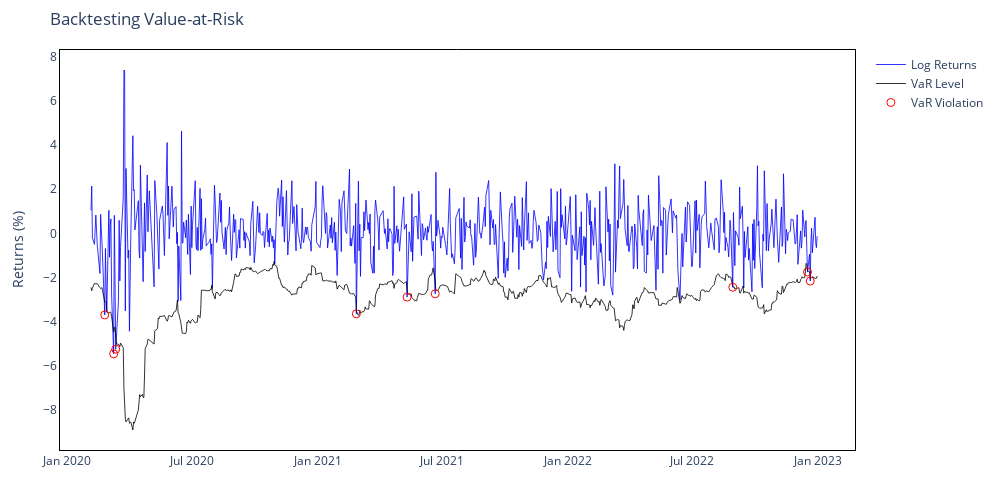
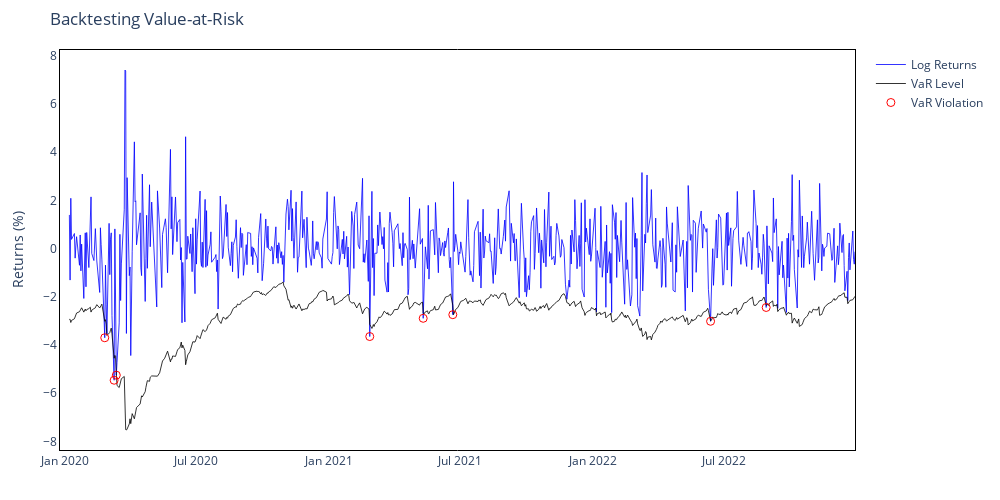

Notebook source saved alongside these figures, in order:
### Markdown cell above
#### Check log returns vs returns in the formulas, check graphs and why I get M on the volatility graphs... Interactive box in the viz is a bit redundant...

NOTE: all other formulas work with log returns, to make them comparable likely log returns are needed here as well...

Here we use % change as returns, also in portfolio VaR methods (double check that).

### Code cell
# Just call the function on either result:
fig_ma = IP.interactive_plot_var(result_ma)
fig_ma.show()

# Or for RiskMetrics:
fig_rm = IP.interactive_plot_var(result_rm)
fig_rm.show()

### Figure 1 — Plotly figure (JSON) as saved in the notebook; plotly's stock layout.template omitted (floating-point values rounded to 4 significant figures; data arrays with more than 128 entries replaced by an {"elided": "..."} marker saying what was removed)
{"data": [{"hovertemplate": "Date: %{x}<br>Return: %{y:.2f}%", "line": {"color": "blue", "width": 0.8}, "mode": "lines", "name": "Log Returns", "type": "scatter", "x": {"elided": "674 str values"}, "y": {"elided": "674 float values"}}, {"customdata": {"elided": "674 float values"}, "hovertemplate": "Date: %{x}<br>VaR: %{customdata:.2f}%", "line": {"color": "black", "width": 0.8}, "mode": "lines", "name": "VaR Level", "type": "scatter", "x": {"elided": "674 str values"}, "y": {"elided": "674 float values"}}, {"hovertemplate": "Date: %{x}<br>Return: %{y:.2f}%", "marker": {"color": "red", "size": 8, "symbol": "circle-open"}, "mode": "markers", "name": "VaR Violation", "type": "scatter", "x": ["2020-02-25T00:00:00", "2020-03-09T00:00:00", "2020-03-12T00:00:00", "2021-02-26T00:00:00", "2021-05-11T00:00:00", "2021-06-21T00:00:00", "2022-08-29T00:00:00", "2022-12-16T00:00:00", "2022-12-20T00:00:00"], "y": [-3.701, -5.463, -5.254, -3.651, -2.894, -2.744, -2.446, -1.755, -2.165]}], "layout": {"height": 500, "hovermode": "x unified", "margin": {"b": 50, "l": 60, "r": 60, "t": 50}, "paper_bgcolor": "white", "plot_bgcolor": "white", "title": {"text": "Backtesting Value-at-Risk"}, "width": 1000, "xaxis": {"linecolor": "black", "linewidth": 1, "mirror": true, "showline": true}, "yaxis": {"linecolor": "black", "linewidth": 1, "mirror": true, "showline": true, "title": {"text": "Returns (%)"}}}}

### Figure 2 — Plotly figure (JSON) as saved in the notebook; plotly's stock layout.template omitted (floating-point values rounded to 4 significant figures; data arrays with more than 128 entries replaced by an {"elided": "..."} marker saying what was removed)
{"data": [{"hovertemplate": "Date: %{x}<br>Return: %{y:.2f}%", "line": {"color": "blue", "width": 0.8}, "mode": "lines", "name": "Log Returns", "type": "scatter", "x": {"elided": "693 str values"}, "y": {"elided": "693 float values"}}, {"customdata": {"elided": "693 float values"}, "hovertemplate": "Date: %{x}<br>VaR: %{customdata:.2f}%", "line": {"color": "black", "width": 0.8}, "mode": "lines", "name": "VaR Level", "type": "scatter", "x": {"elided": "693 str values"}, "y": {"elided": "693 float values"}}, {"hovertemplate": "Date: %{x}<br>Return: %{y:.2f}%", "marker": {"color": "red", "size": 8, "symbol": "circle-open"}, "mode": "markers", "name": "VaR Violation", "type": "scatter", "x": ["2020-02-25T00:00:00", "2020-03-09T00:00:00", "2020-03-12T00:00:00", "2021-02-26T00:00:00", "2021-05-11T00:00:00", "2021-06-21T00:00:00", "2022-06-13T00:00:00", "2022-08-29T00:00:00"], "y": [-3.701, -5.463, -5.254, -3.651, -2.894, -2.744, -3.019, -2.446]}], "layout": {"height": 500, "hovermode": "x unified", "margin": {"b": 50, "l": 60, "r": 60, "t": 50}, "paper_bgcolor": "white", "plot_bgcolor": "white", "title": {"text": "Backtesting Value-at-Risk"}, "width": 1000, "xaxis": {"linecolor": "black", "linewidth": 1, "mirror": true, "showline": true}, "yaxis": {"linecolor": "black", "linewidth": 1, "mirror": true, "showline": true, "title": {"text": "Returns (%)"}}}}
